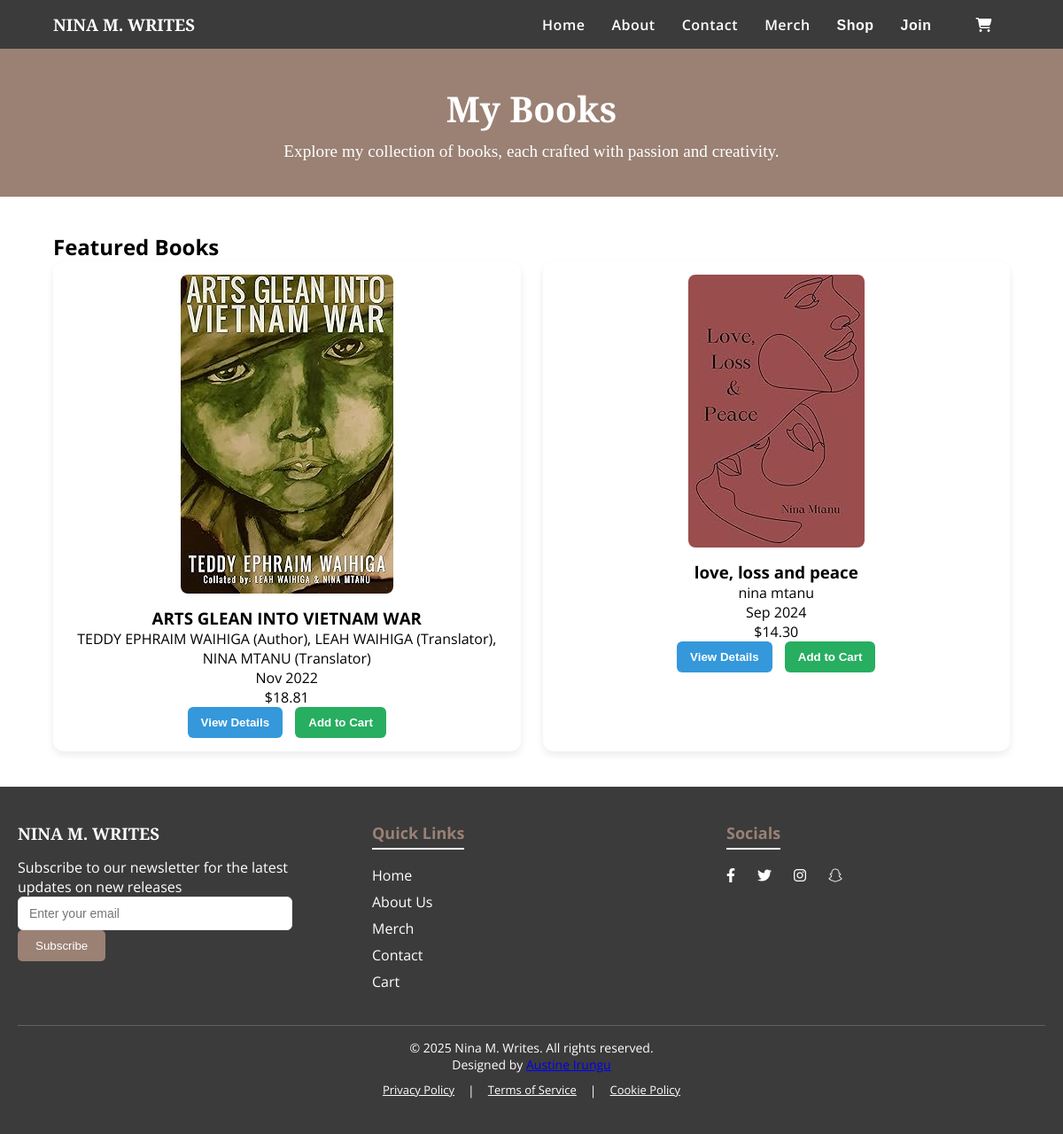
The page /books/ on the database its author committed.
### bookstore/models.py (models this page shows, shortened)
class Book(models.Model):
    title = models.CharField(max_length=200)
    author = models.CharField(max_length=100)
    description = models.TextField()
    price = models.DecimalField(
        max_digits=10,
        decimal_places=2,
        validators=[MinValueValidator(Decimal('0.00'))]
    )
    image = models.ImageField(upload_to='books/', blank=True, null=True)
    published_date = models.DateField()
    stock_quantity = models.PositiveIntegerField(default=0)
    isbn = models.CharField(max_length=13, unique=True, blank=True, null=True)
    created_at = models.DateTimeField(auto_now_add=True)
    updated_at = models.DateTimeField(auto_now=True)
    class Meta:
        ordering = ['title']
        indexes = [
            models.Index(fields=['isbn']),
            models.Index(fields=['author']),
        ]

### bookstore/views.py (the view)
# urls.py: path('books/', views.books, name='books'),  # 👈 keep this one
def books(request):
    all_books = Book.objects.all()
    return render(request, 'bookstore/books.html', {'books': all_books})

### bookstore/templates/bookstore/books.html (shortened to what this page needs)
{% extends 'bookstore/base.html' %}
{% load static %}
{% block extra_css %}
<link rel="stylesheet" href="{% static 'bookstore/css/books.css' %}">
{% endblock %}
{% block content %}
<header>
    <div class="book-header">
        <h1>My Books</h1>
        <p>Explore my collection of books, each crafted with passion and creativity.</p>
    </div>
</header>
<section class="books">
    <h2>Featured Books</h2>
    <div class="book-list">
        {% for book in books %}
        <div class="book-item" data-book-index="{{ forloop.counter0 }}" data-book-id="{{ book.id }}">
            <img src="{{ book.image.url }}" alt="{{ book.title }}" loading="lazy">
            <h3>{{ book.title }}</h3>
            <p class="book-author">{{ book.author }}</p>
            <p class="book-date">
                <time datetime="{{ book.published_date|date:'Y-m-d' }}">
                    {{ book.published_date|date:"M Y" }}
                </time>
            </p>
            <p class="book-price">${{ book.price|floatformat:2 }}</p>
            <div class="book-actions">
                <button class="btn-details" data-book-index="{{ forloop.counter0 }}">
                    View Details
                </button>
                <button class="btn-add-cart" data-book-id="{{ book.id }}" data-title="{{ book.title|escapejs }}">
                    <span class="btn-text">Add to Cart</span>
                </button>
            </div>
        </div>
        {% empty %}
        <div class="no-books">
            <p>No books available at the moment.</p>
        </div>
        {% endfor %}
    </div>
</section>
{% endblock %}

### bookstore/static/bookstore/css/styles.css (style rules this page uses)
* { margin: 0; padding: 0; box-sizing: border-box; }
body { font-family: 'Open Sans', sans-serif; width: 100%; margin: 0; padding: 0; }

### bookstore/static/bookstore/css/books.css (style rules this page uses)
.book-header { font-family: 'Playfair Display', serif; background-color: #9a8174; color: #ffffff; padding: 40px 20px; text-align: center; }
.book-header h1 { font-size: 2.5rem; margin-bottom: 10px; }
.book-header p { font-size: 1.2rem; max-width: 600px; margin: 0 auto; }
.books { padding: 40px 5%; }
.book-list { display: grid; grid-template-columns: repeat(auto-fit, minmax(220px, 1fr)); gap: 25px; }
.book-item { background: #fff; border-radius: 12px; padding: 15px; box-shadow: 0 4px 8px rgba(0, 0, 0, 0.08); text-align: center; transition: transform 0.2s ease, box-shadow 0.2s ease; }
.book-item img { max-width: 100%; height: auto; border-radius: 8px; object-fit: cover; margin-bottom: 10px; }
.book-actions button { padding: 10px 15px; border: none; border-radius: 6px; cursor: pointer; font-weight: 600; transition: background 0.2s ease, transform 0.1s ease-in-out; }
.btn-details { background: #3498db; color: white; margin-right: 10px; }
.btn-add-cart { background: #27ae60; color: white; }

### rows shown on the page
Book: image (picture), title "ARTS GLEAN INTO VIETNAM WAR", author "TEDDY EPHRAIM WAIHIGA (Author), LEAH WAIHIGA (Translator), NINA MTANU (Translator)", published_date "Nov 2022", price "18.81"
Book: image (picture), title "love, loss and peace", author "nina mtanu", published_date "Sep 2024", price "14.30"
